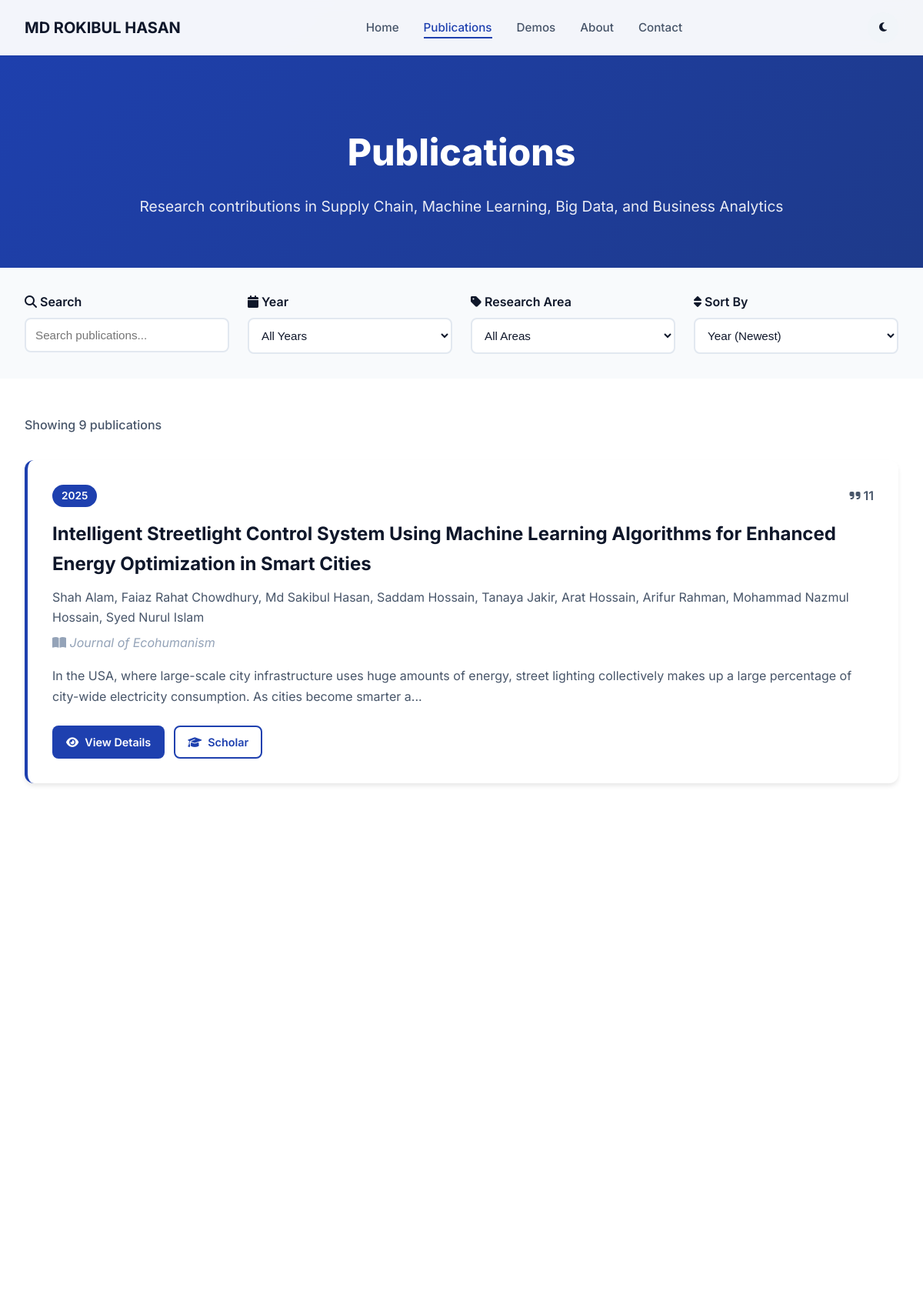
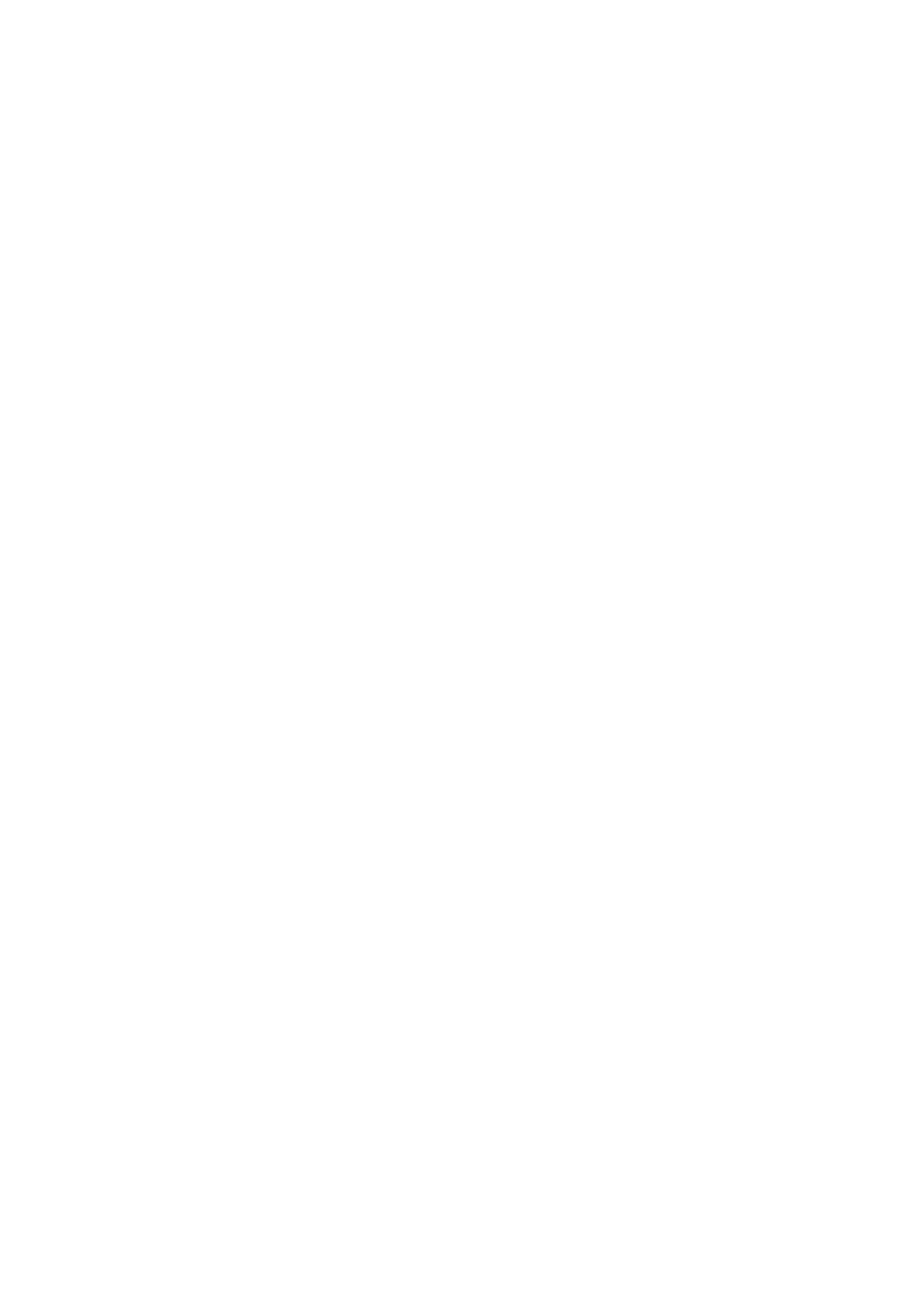
Page /publications (upper part) on the committed database (2 pictures, top to bottom).
### models.py (models this page shows, shortened)
class Publication(db.Model):
    id = db.Column(db.Integer, primary_key=True)
    title = db.Column(db.String(500), nullable=False)
    authors = db.Column(db.Text, nullable=False)
    venue = db.Column(db.String(300))  # Journal/Conference name
    year = db.Column(db.Integer, nullable=False)
    citations = db.Column(db.Integer, default=0)
    abstract = db.Column(db.Text)
    pdf_url = db.Column(db.String(500))
    pdf_filename = db.Column(db.String(255))
    doi = db.Column(db.String(200))
    google_scholar_url = db.Column(db.String(500))
    thumbnail = db.Column(db.String(255))
    created_at = db.Column(db.DateTime, default=datetime.utcnow)
    updated_at = db.Column(db.DateTime, default=datetime.utcnow, onupdate=datetime.utcnow)
    research_areas = db.relationship('ResearchArea', secondary='publication_research_area', back_populates='publications')

### app.py (the view, shortened to what this page needs)
    @app.route('/publications')
    def publications():
        year_filter = request.args.get('year', type=int)
        area_filter = request.args.get('area', type=int)
        search_query = request.args.get('q', '')
        sort_by = request.args.get('sort', 'year')  # year, citations, title
        query = Publication.query
        if year_filter:
            query = query.filter(Publication.year == year_filter)
        if area_filter:
            query = query.join(Publication.research_areas).filter(ResearchArea.id == area_filter)
        if sort_by == 'citations':
            query = query.order_by(Publication.citations.desc())
        elif sort_by == 'title':
            query = query.order_by(Publication.title)
        else:  # year
            query = query.order_by(Publication.year.desc())
        pubs = query.all()
        years_query = db.session.query(Publication.year).distinct().order_by(Publication.year.desc()).all()
        years = [y[0] for y in years_query if y[0]]
        from datetime import datetime
        current_year_val = datetime.now().year
        if current_year_val not in years:
            years.insert(0, current_year_val)
        research_areas = ResearchArea.query.all()
        return render_template('publications.html',
                             publications=pubs,
                             years=years,
                             research_areas=research_areas,
                             current_year=year_filter,
                             current_area=area_filter,
                             search_query=search_query,
                             sort_by=sort_by)

### templates/publications.html (shortened to what this page needs)
{% extends "base.html" %}
{% block content %}
<section class="page-header">
    <div class="container">
        <h1 class="page-title">Publications</h1>
        <p class="page-subtitle">Research contributions in Supply Chain, Machine Learning, Big Data, and Business
            Analytics</p>
    </div>
</section>
<section class="filters-section">
    <div class="container">
        <div class="filters-grid">
            <div class="filter-group">
                <label for="searchInput"><i class="fas fa-search"></i> Search</label>
                <input type="text" id="searchInput" placeholder="Search publications..."
                    value="{{ search_query or '' }}" onkeyup="if(event.key==='Enter') filterPublications()">
            </div>
            <div class="filter-group">
                <label for="yearFilter"><i class="fas fa-calendar"></i> Year</label>
                <select id="yearFilter" onchange="filterPublications()">
                    <option value="">All Years</option>
                </select>
            </div>
            <div class="filter-group">
                <label for="areaFilter"><i class="fas fa-tag"></i> Research Area</label>
                <select id="areaFilter" onchange="filterPublications()">
                    <option value="">All Areas</option>
                </select>
            </div>
            <div class="filter-group">
                <label for="sortBy"><i class="fas fa-sort"></i> Sort By</label>
                <select id="sortBy" onchange="filterPublications()">
                    <option value="year" {% if sort_by=='year' %}selected{% endif %}>Year (Newest)</option>
                </select>
            </div>
        </div>
    </div>
</section>
<section class="publications-list-section">
    <div class="container">
        {% if publications %}
        <div class="publications-count">
            <p>Showing {{ publications|length }} publication{{ 's' if publications|length != 1 else '' }}</p>
        </div>
        <div class="publications-list">
            {% for pub in publications %}
            <div class="publication-item animate-on-scroll">
                <div class="pub-item-content">
                    <div class="pub-item-header">
                        <span class="pub-item-year">{{ pub.year }}</span>
                        <span class="pub-item-citations"><i class="fas fa-quote-right"></i> {{ pub.citations }}</span>
                    </div>
                    <h3 class="pub-item-title">{{ pub.title }}</h3>
                    <p class="pub-item-authors">{{ pub.authors }}</p>
                    {% if pub.venue %}
                    <p class="pub-item-venue"><i class="fas fa-book-open"></i> {{ pub.venue }}</p>
                    {% endif %}
                    {% if pub.abstract %}
                    <p class="pub-item-abstract">{{ pub.abstract[:200] }}...</p>
                    {% endif %}
                    <div class="pub-item-actions">
                        <a href="{{ url_for('publication_detail', pub_id=pub.id) }}" class="btn btn-sm btn-primary">
                            <i class="fas fa-eye"></i> View Details
                        </a>
                        {% if pub.google_scholar_url %}
                        <a href="{{ pub.google_scholar_url }}" target="_blank" class="btn btn-sm btn-secondary">
                            <i class="fas fa-graduation-cap"></i> Scholar
                        </a>
                        {% endif %}
                    </div>
                </div>
            </div>
            {% endfor %}
        </div>
        {% else %}
        <div class="no-results">
            <i class="fas fa-search"></i>
            <h3>No publications found</h3>
            <p>Try adjusting your filters or search query</p>
        </div>
        {% endif %}
    </div>
</section>
{% endblock %}

### static/css/style.css (style rules this page uses)
:root { --primary-color: #1e40af; --primary-light: #3b82f6; --primary-dark: #1e3a8a; --secondary-color: #f59e0b; --secondary-light: #fbbf24; --secondary-dark: #d97706; --bg-primary: #ffffff; --bg-secondary: #f8fafc; --bg-tertiary: #f1f5f9; --text-primary: #0f172a; --text-secondary: #475569; --text-tertiary: #94a3b8; --border-color: #e2e8f0; --shadow-sm: 0 1px 2px 0 rgba(0, 0, 0, 0.05); --shadow-md: 0 4px 6px -1px rgba(0, 0, 0, 0.1); --shadow-lg: 0 10px 15px -3px rgba(0, 0, 0, 0.1); --shadow-xl: 0 20px 25px -5px rgba(0, 0, 0, 0.1); --font-primary: 'Inter', -apple-system, BlinkMacSystemFont, 'Segoe UI', sans-serif; --font-secondary: 'Merriweather', Georgia, serif; --container-width: 1200px; --section-padding: 5rem 0; --transition-fast: 0.2s ease; --transition-normal: 0.3s ease; --transition-slow: 0.5s ease; }
* { margin: 0; padding: 0; box-sizing: border-box; }
html { scroll-behavior: smooth; font-size: 16px; }
body { font-family: var(--font-primary); background-color: var(--bg-primary); color: var(--text-primary); line-height: 1.6; transition: background-color var(--transition-normal), color var(--transition-normal); }
.container { max-width: var(--container-width); margin: 0 auto; padding: 0 2rem; }
.btn { display: inline-flex; align-items: center; gap: 0.5rem; padding: 0.875rem 1.75rem; border-radius: 8px; text-decoration: none; font-weight: 600; font-size: 1rem; transition: all var(--transition-normal); border: 2px solid transparent; cursor: pointer; }
.btn-primary { background: var(--primary-color); color: white; }
.btn-secondary { background: transparent; color: var(--primary-color); border-color: var(--primary-color); }
.animate-on-scroll { transition: all 0.6s ease; }
.animate-on-scroll { opacity: 0; transform: translateY(30px); transition: all 0.6s ease; }
.animate-on-scroll.visible { opacity: 1; transform: translateY(0); }

### templates/publications.html (style rules this page uses)
.page-header { padding: 10rem 0 4rem; background: linear-gradient(135deg, var(--primary-color), var(--primary-dark)); color: white; text-align: center; }
.page-title { font-size: 3rem; font-weight: 800; margin-bottom: 1rem; }
.page-subtitle { font-size: 1.2rem; opacity: 0.9; }
.filters-section { padding: 2rem 0; background: var(--bg-secondary); }
.filters-grid { display: grid; grid-template-columns: repeat(auto-fit, minmax(200px, 1fr)); gap: 1.5rem; }
.filter-group label { display: block; font-weight: 600; margin-bottom: 0.5rem; color: var(--text-primary); }
.filter-group input, .filter-group select { width: 100%; padding: 0.75rem; border: 2px solid var(--border-color); border-radius: 8px; background: var(--bg-primary); color: var(--text-primary); font-size: 0.95rem; transition: all var(--transition-fast); }
.publications-list-section { padding: 3rem 0; }
.publications-count { margin-bottom: 2rem; color: var(--text-secondary); font-weight: 500; }
.publications-list { display: flex; flex-direction: column; gap: 2rem; }
.publication-item { background: var(--bg-primary); border-radius: 12px; padding: 2rem; box-shadow: var(--shadow-md); transition: all var(--transition-normal); border-left: 4px solid var(--primary-color); opacity: 0; transform: translateY(20px); }
.publication-item.visible { opacity: 1; transform: translateY(0); }
.pub-item-header { display: flex; justify-content: space-between; align-items: center; margin-bottom: 1rem; }
.pub-item-year { background: var(--primary-color); color: white; padding: 0.25rem 0.75rem; border-radius: 20px; font-size: 0.85rem; font-weight: 600; }
.pub-item-citations { color: var(--text-secondary); font-weight: 600; }
.pub-item-title { font-size: 1.5rem; font-weight: 700; margin-bottom: 0.75rem; color: var(--text-primary); }
.pub-item-authors { color: var(--text-secondary); margin-bottom: 0.5rem; }
.pub-item-venue { color: var(--text-tertiary); font-style: italic; margin-bottom: 1rem; }
.pub-item-abstract { color: var(--text-secondary); line-height: 1.7; margin-bottom: 1.5rem; }
.pub-item-actions { display: flex; gap: 0.75rem; flex-wrap: wrap; }
.btn-sm { padding: 0.5rem 1rem; font-size: 0.9rem; }

### rows in the picture
Publication: year "2025", citations "11", title "Intelligent Streetlight Control System Using Machine Learning Algorithms for Enhanced Energy Optimization in Smart Cities", authors "Shah Alam, Faiaz Rahat Chowdhury, Md Sakibul Hasan, Saddam Hossain, Tanaya Jakir, Arat Hossain, Arifur Rahman, Mohammad Nazmul Hossain, Syed Nurul Islam", venue "Journal of Ecohumanism", abstract "In the USA, where large-scale city infrastructure uses huge amounts of energy, street lighting collectively makes up a large percentage of city-wide electricity consumption. As cities become smarter a"

### other values in the picture
{{ publications|length }} "9"
{{ 's' if publications|length != 1 else '' }} "s"
